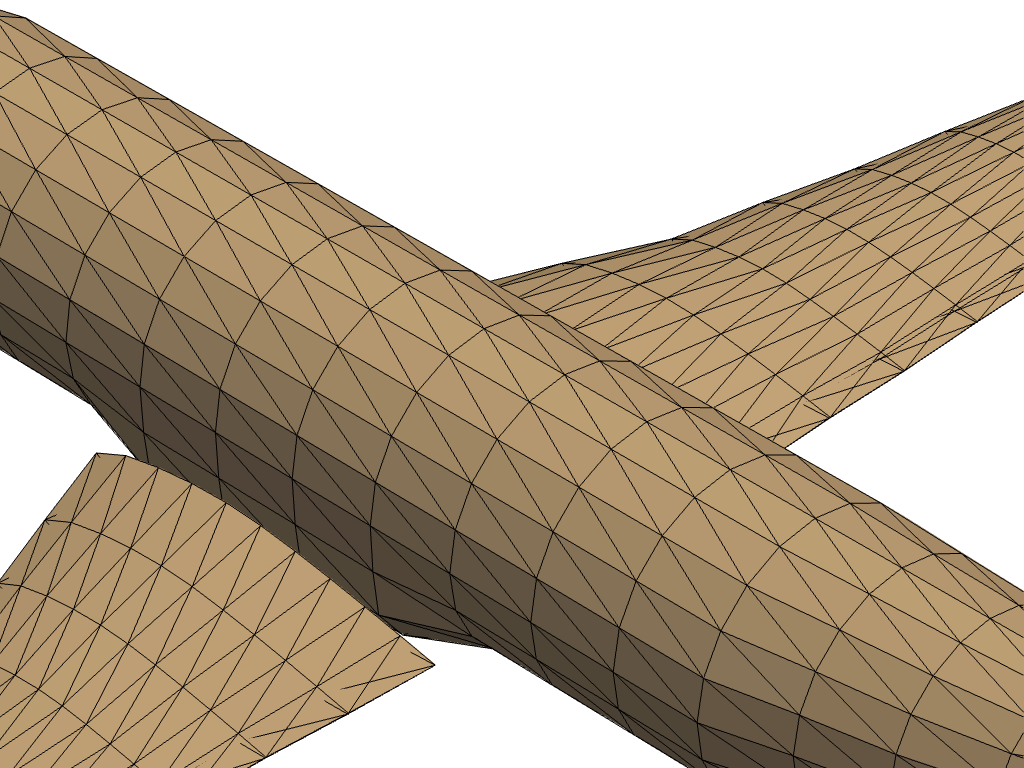

Write the Python code that produced this figure.
import pyvista as pv
from pyvista import examples

pv.set_plot_theme("document")
mesh = examples.load_airplane()
plotter = pv.Plotter(off_screen=True)
plotter.add_mesh(
    mesh, color="tan", show_edges=True
)
plotter.camera.zoom(5)
plotter.show(
    screenshot="test_camera_zoom.png"
)
